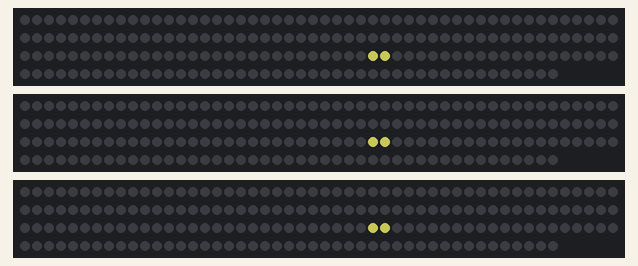
Recording of a sketch running on a simulated ESP32. Parts: 3 × 195 RGB LEDs in strip order, left to right, continuing on the next row. Dim RGB values are drawn brighter than linear; random numbers use the default seed unless the sketch sets one.

Above: at 3.03 s.
At 7.58 s:
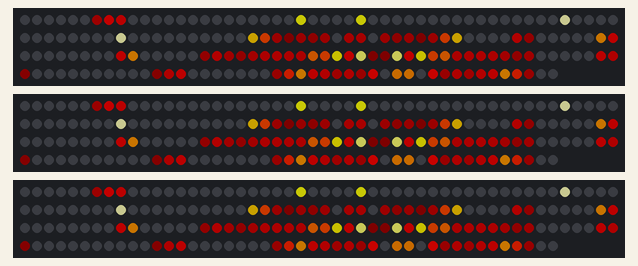
At 12.23 s:
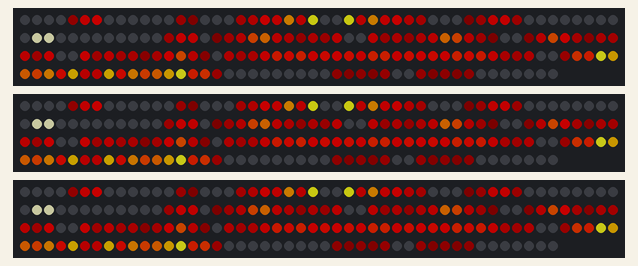
At 21.44 s:
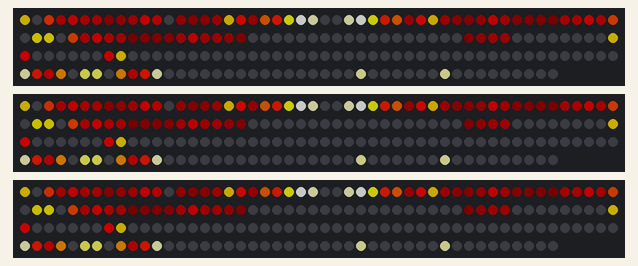
At 30.82 s:
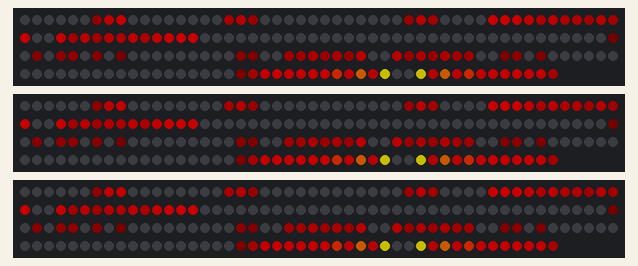
At 39.86 s:
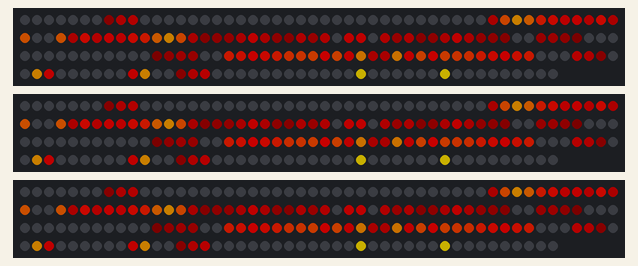

The sketch:

RED_FIRE_ESP32.ino
```cpp
// Author | Eduardo Ortega
#include <Arduino.h>
#include <FastLED_NeoPixel.h>

#define LED_PIN_2 2
#define LED_PIN_4 4
#define LED_PIN_5 5
#define CHIPSET WS2812B
#define NUM_LED_PER_STRIP 13
#define NUM_STRIP 15
#define NUM_LEDS 195

#define BRIGHTNESS  100
#define FRAMES_PER_SECOND 15

FastLED_NeoPixel<NUM_LEDS, LED_PIN_2, NEO_GRB> leds_2;
FastLED_NeoPixel<NUM_LEDS, LED_PIN_4, NEO_GRB> leds_4;
FastLED_NeoPixel<NUM_LEDS, LED_PIN_5, NEO_GRB> leds_5;

void setup() {
  delay(3000); // sanity delay
  Serial.begin(115200);
  leds_2.begin();
  leds_4.begin();
  leds_5.begin();
  leds_2.setBrightness( BRIGHTNESS );
  leds_4.setBrightness( BRIGHTNESS );
  leds_5.setBrightness( BRIGHTNESS );
}

void RED_ANIMATION()
{
  //Simulation Frame for each strip
  Fire_strip();
  leds_2.show();
  leds_4.show();
  leds_5.show();
  delay(1000 / FRAMES_PER_SECOND);
}

void assign_FIRE(int cell_index, uint32_t color, int strip) {
  if( strip == 0) {
    leds_2.setPixelColor(cell_index, color);
    leds_4.setPixelColor(cell_index, color);
    leds_5.setPixelColor(cell_index, color);
  } else {
    leds_2.setPixelColor(cell_index+(strip*2*NUM_LED_PER_STRIP), color);
    leds_2.setPixelColor(((strip*2*NUM_LED_PER_STRIP)-1)-cell_index, color);
    leds_4.setPixelColor(cell_index+(strip*2*NUM_LED_PER_STRIP), color);
    leds_4.setPixelColor(((strip*2*NUM_LED_PER_STRIP)-1)-cell_index, color);
    leds_5.setPixelColor(cell_index+(strip*2*NUM_LED_PER_STRIP), color);
    leds_5.setPixelColor(((strip*2*NUM_LED_PER_STRIP)-1)-cell_index, color);
  }
}

void Fire_strip()
{
  static uint8_t heat[NUM_LED_PER_STRIP][NUM_STRIP];

  for( int j = 0; j < NUM_STRIP; j++) {
    long COOLING = random(42, 48);
    for( int i = 0; i < NUM_LED_PER_STRIP; i++) {
      //long COOLING = random(42, 48);
      heat[i][j] = qsub8( heat[i][j],  random8(0, ((COOLING * 10) / NUM_LED_PER_STRIP) + 2));
    }
  }

  for( int j = 0; j < NUM_STRIP; j++) {
    for( int k= NUM_LED_PER_STRIP - 1; k >= (0+2); k--) {
      heat[k][j] = (heat[k - 1][j] + heat[k - 2][j] + heat[k - 2][j] ) / 3;
    }
  }

  for ( int j = 0; j < NUM_STRIP; j++) {
    long SPARKING = random(55, 65);
    if( random8() < SPARKING ) {
      int y = random8(7);
      heat[y][j] = qadd8( heat[y][j], random8(160,255) );
    }
  }

  for ( int strip = 0; strip < NUM_STRIP; strip++) {
    for( int cell_index = 0; cell_index < NUM_LED_PER_STRIP; cell_index++) {
      CRGB col_h = HeatColor(heat[cell_index][strip]);
      uint32_t color = leds_2.Color(col_h.red, col_h.green, col_h.blue);
      assign_FIRE(cell_index, color, strip);
    }
  }
}

void loop() {
  RED_ANIMATION();
}
```
